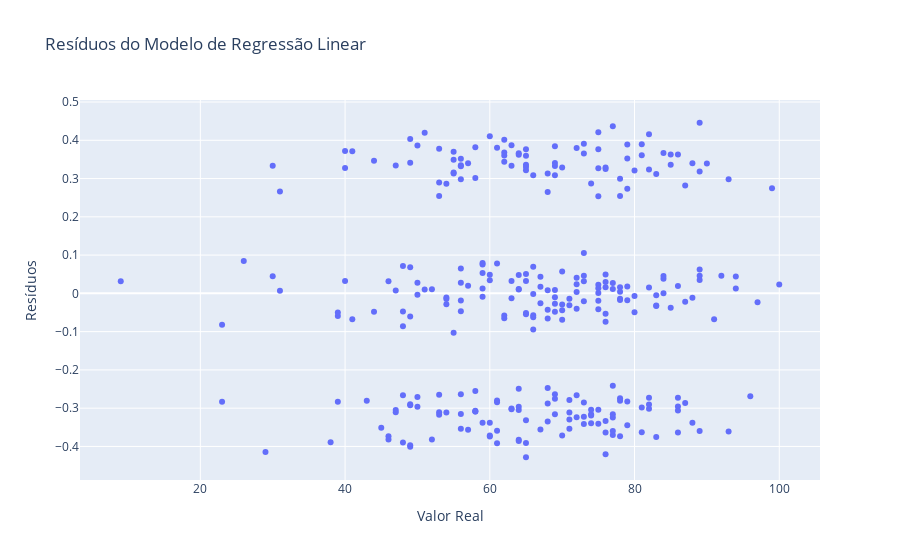

The cell this chart's notebook holds for it:
### Code cell
# Gáfico de Residuos plotly

residuals = y_test - y_pred

fig = px.scatter(x=y_test, y=residuals, title='Resíduos do Modelo de Regressão Linear', labels={'x': 'Valor Real', 'y': 'Resíduos'})


fig.show()

### Figure 1 — Plotly figure (JSON) as saved in the notebook; plotly's stock layout.template omitted (floating-point values rounded to 4 significant figures; data arrays with more than 128 entries replaced by an {"elided": "..."} marker saying what was removed)
{"data": [{"hovertemplate": "Valor Real=%{x}<br>Resíduos=%{y}<extra></extra>", "legendgroup": "", "marker": {"color": "#636efa", "symbol": "circle"}, "mode": "markers", "name": "", "orientation": "v", "showlegend": false, "type": "scatter", "x": {"elided": "300 int values"}, "xaxis": "x", "y": {"elided": "300 float values"}, "yaxis": "y"}], "layout": {"legend": {"tracegroupgap": 0}, "title": {"text": "Resíduos do Modelo de Regressão Linear"}, "xaxis": {"anchor": "y", "domain": [0, 1], "title": {"text": "Valor Real"}}, "yaxis": {"anchor": "x", "domain": [0, 1], "title": {"text": "Resíduos"}}}}
